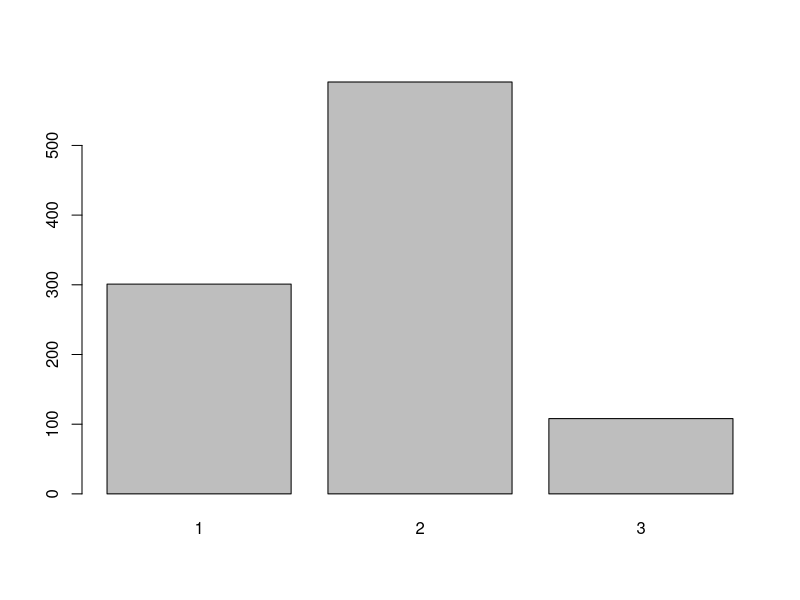

Write the R code that produced this figure.
#Sampling
x = 1:3
sample(x)

sample(1:3, size=3, replace=FALSE)  # same as previous line
sample(1:3, size=3, replace=TRUE)  # no may get repeated

# 4 Val
sample(c(1,2,3,4,5,6), size=4, replace=TRUE)

# 10 Values  with ratio of probabilities
sample(1:2, size=10, prob=c(1,3), replace=TRUE)


sample(1:3, size=1000, replace=TRUE, prob=c(.30,.60,.10))
table(sample(1:3, size=1000, replace=TRUE, prob=c(.30,.60,.10)))

barplot(table(sample(1:3, size=1000, replace=TRUE, prob=c(.30,.60,.10))))
